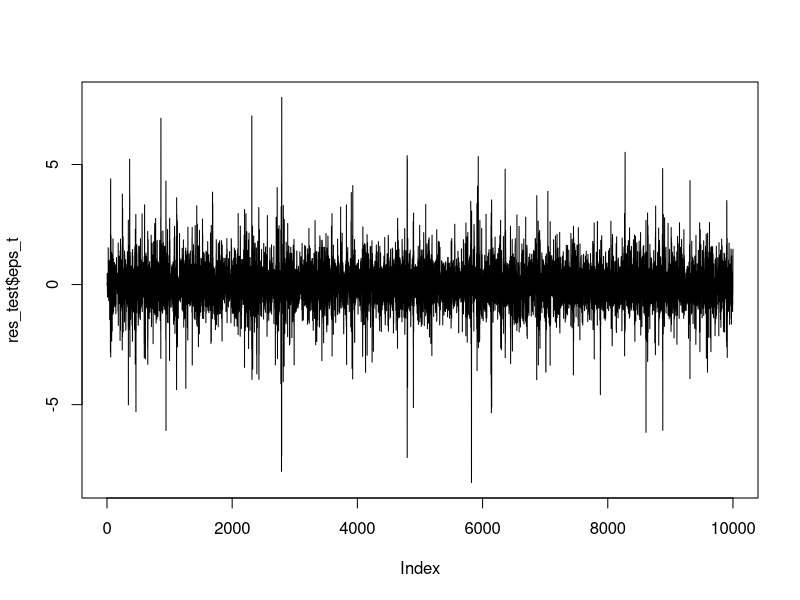

R code for this plot:
library('stats')

## garch(1,1)
set.seed(100)
Residuals <- function(coeffs) {
  
  w0 <- coeffs[1]              # omega_0
  a1 <- coeffs[2]              # alpha_0
  b1 <- coeffs[3]              # beta_0
  n <- rnorm(10000)             # eta_t
  eps <- rep(0,10000)           # epsilon_t
  sigsq <- rep(0, 10000)        # sigma^2
  
  for (i in 2:10000) {
    sigsq[i] <- w0 + a1 * (eps[i-1]^2) + b1 * sigsq[i-1]
    eps[i] <- n[i] * sqrt(sigsq[i])
  }
  
  return(list(eps_t = eps, sig_t = sigsq)) 
}

coeffs <- c(0.2, 0.5, 0.3)

res_test <- Residuals(coeffs)  

plot(res_test$eps_t, type="l")


## negative of log likelihood

GarchLogLikelihood <- function(coeffs) {
  
  res <- Residuals(coeffs)  
  sigsq <- res$sig_t
  y <- res$eps_t
  
  return (sum(-dnorm(y[-1], mean = 0 , sd=sqrt(!is.nan(sigsq[-1])), log=TRUE))) 
}

GarchLogLikelihood(coeffs)

GarchLogLikelihood(c(0.1,0.2,0.3))

## Non-Linear Minimization 
nlm(GarchLogLikelihood, c(0.1,0.2,0.3)) 


